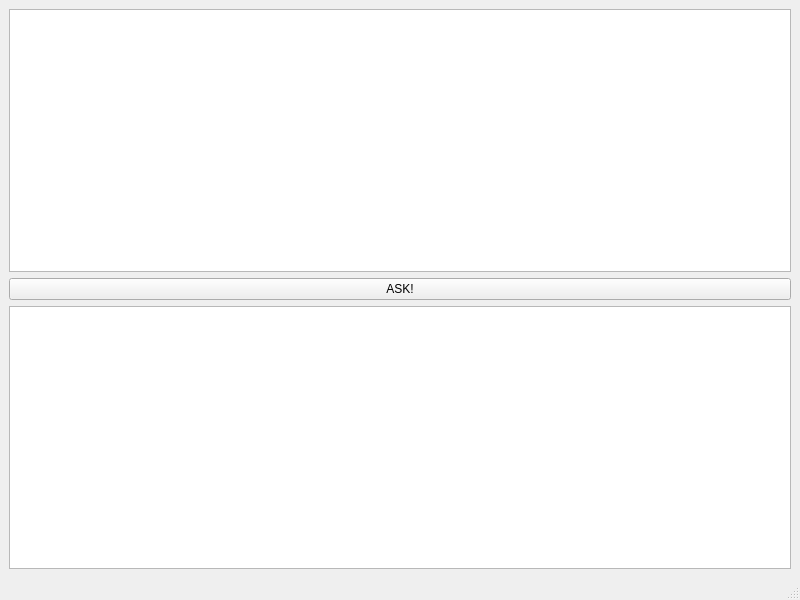
<?xml version="1.0" encoding="UTF-8"?>
<ui version="4.0">
 <class>MainWindow</class>
 <widget class="QMainWindow" name="MainWindow">
  <property name="geometry">
   <rect>
    <x>0</x>
    <y>0</y>
    <width>800</width>
    <height>600</height>
   </rect>
  </property>
  <property name="windowTitle">
   <string>MainWindow</string>
  </property>
  <widget class="QWidget" name="centralwidget">
   <layout class="QVBoxLayout" name="verticalLayout">
    <item>
     <widget class="QTextEdit" name="te_ai"/>
    </item>
    <item>
     <widget class="QPushButton" name="b_ask">
      <property name="text">
       <string>ASK!</string>
      </property>
     </widget>
    </item>
    <item>
     <widget class="QTextEdit" name="te_user"/>
    </item>
   </layout>
  </widget>
  <widget class="QMenuBar" name="menubar">
   <property name="geometry">
    <rect>
     <x>0</x>
     <y>0</y>
     <width>800</width>
     <height>19</height>
    </rect>
   </property>
  </widget>
  <widget class="QStatusBar" name="statusbar"/>
 </widget>
 <resources/>
 <connections/>
</ui>
